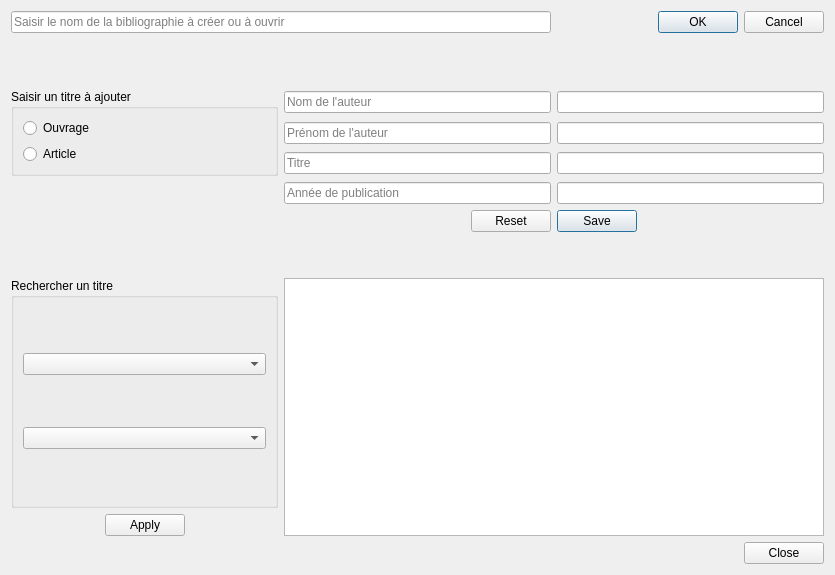
<?xml version="1.0" encoding="UTF-8"?>
<ui version="4.0">
 <class>MaFenetrePrincipale</class>
 <widget class="QWidget" name="MaFenetrePrincipale">
  <property name="geometry">
   <rect>
    <x>0</x>
    <y>0</y>
    <width>831</width>
    <height>575</height>
   </rect>
  </property>
  <property name="windowTitle">
   <string>Gestionaire bibliographique</string>
  </property>
  <layout class="QGridLayout" name="gridLayout">
   <item row="5" column="2">
    <widget class="QLineEdit" name="lineEdit_8"/>
   </item>
   <item row="2" column="0" rowspan="3">
    <widget class="QGroupBox" name="groupBox_2">
     <property name="title">
      <string>Saisir un titre à ajouter</string>
     </property>
     <layout class="QVBoxLayout" name="verticalLayout_2">
      <item>
       <widget class="QRadioButton" name="SelectLivre">
        <property name="text">
         <string>Ouvrage</string>
        </property>
       </widget>
      </item>
      <item>
       <widget class="QRadioButton" name="SelectArticle">
        <property name="text">
         <string>Article</string>
        </property>
       </widget>
      </item>
     </layout>
    </widget>
   </item>
   <item row="9" column="0" colspan="3">
    <spacer name="Separateur2">
     <property name="orientation">
      <enum>Qt::Horizontal</enum>
     </property>
     <property name="sizeType">
      <enum>QSizePolicy::Fixed</enum>
     </property>
     <property name="sizeHint" stdset="0">
      <size>
       <width>813</width>
       <height>40</height>
      </size>
     </property>
    </spacer>
   </item>
   <item row="0" column="0" colspan="2">
    <widget class="QLineEdit" name="lineEdit1">
     <property name="text">
      <string/>
     </property>
     <property name="placeholderText">
      <string>Saisir le nom de la bibliographie à créer ou à ouvrir</string>
     </property>
     <property name="clearButtonEnabled">
      <bool>false</bool>
     </property>
    </widget>
   </item>
   <item row="2" column="1">
    <widget class="QLineEdit" name="Nom">
     <property name="placeholderText">
      <string>Nom de l'auteur</string>
     </property>
    </widget>
   </item>
   <item row="13" column="2">
    <widget class="QDialogButtonBox" name="Fermer">
     <property name="standardButtons">
      <set>QDialogButtonBox::Close</set>
     </property>
    </widget>
   </item>
   <item row="1" column="0" colspan="3">
    <spacer name="Separateur1">
     <property name="orientation">
      <enum>Qt::Horizontal</enum>
     </property>
     <property name="sizeType">
      <enum>QSizePolicy::Fixed</enum>
     </property>
     <property name="sizeHint" stdset="0">
      <size>
       <width>813</width>
       <height>50</height>
      </size>
     </property>
    </spacer>
   </item>
   <item row="3" column="2">
    <widget class="QLineEdit" name="lineEdit_6"/>
   </item>
   <item row="4" column="2">
    <widget class="QLineEdit" name="lineEdit_7"/>
   </item>
   <item row="4" column="1">
    <widget class="QLineEdit" name="Titre">
     <property name="placeholderText">
      <string>Titre</string>
     </property>
    </widget>
   </item>
   <item row="5" column="1">
    <widget class="QLineEdit" name="AnPub">
     <property name="text">
      <string/>
     </property>
     <property name="placeholderText">
      <string>Année de publication</string>
     </property>
    </widget>
   </item>
   <item row="12" column="0">
    <widget class="QDialogButtonBox" name="Appliquer">
     <property name="standardButtons">
      <set>QDialogButtonBox::Apply</set>
     </property>
     <property name="centerButtons">
      <bool>true</bool>
     </property>
    </widget>
   </item>
   <item row="0" column="2">
    <widget class="QDialogButtonBox" name="ValideBibliographie">
     <property name="standardButtons">
      <set>QDialogButtonBox::Cancel|QDialogButtonBox::Ok</set>
     </property>
    </widget>
   </item>
   <item row="2" column="2">
    <widget class="QLineEdit" name="lineEdit_5"/>
   </item>
   <item row="10" column="0" rowspan="2">
    <widget class="QGroupBox" name="groupBox">
     <property name="title">
      <string>Rechercher un titre</string>
     </property>
     <layout class="QVBoxLayout" name="verticalLayout">
      <item>
       <widget class="QComboBox" name="TitreListe"/>
      </item>
      <item>
       <widget class="QComboBox" name="Reference"/>
      </item>
     </layout>
    </widget>
   </item>
   <item row="10" column="1" rowspan="3" colspan="2">
    <widget class="QTextEdit" name="EditionTexte">
     <property name="documentTitle">
      <string/>
     </property>
     <property name="placeholderText">
      <string/>
     </property>
    </widget>
   </item>
   <item row="3" column="1">
    <widget class="QLineEdit" name="Prenom">
     <property name="text">
      <string/>
     </property>
     <property name="placeholderText">
      <string>Prénom de l'auteur</string>
     </property>
    </widget>
   </item>
   <item row="6" column="1" colspan="2">
    <widget class="QDialogButtonBox" name="ValideAjouteTitre">
     <property name="orientation">
      <enum>Qt::Horizontal</enum>
     </property>
     <property name="standardButtons">
      <set>QDialogButtonBox::Reset|QDialogButtonBox::Save</set>
     </property>
     <property name="centerButtons">
      <bool>true</bool>
     </property>
    </widget>
   </item>
  </layout>
 </widget>
 <resources/>
 <connections/>
</ui>
